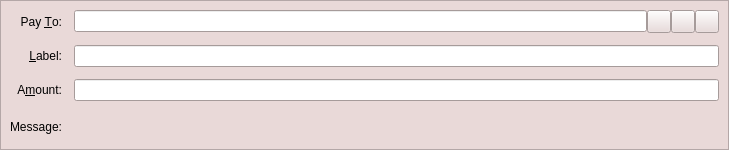
<?xml version="1.0" encoding="UTF-8"?>
<ui version="4.0">
 <class>SendCoinsEntry</class>
 <widget class="QStackedWidget" name="SendCoinsEntry">
  <property name="geometry">
   <rect>
    <x>0</x>
    <y>0</y>
    <width>729</width>
    <height>150</height>
   </rect>
  </property>
  <property name="palette">
   <palette>
    <active>
     <colorrole role="Button">
      <brush brushstyle="SolidPattern">
       <color alpha="255">
        <red>233</red>
        <green>217</green>
        <blue>216</blue>
       </color>
      </brush>
     </colorrole>
     <colorrole role="Base">
      <brush brushstyle="SolidPattern">
       <color alpha="255">
        <red>255</red>
        <green>255</green>
        <blue>255</blue>
       </color>
      </brush>
     </colorrole>
     <colorrole role="Window">
      <brush brushstyle="SolidPattern">
       <color alpha="255">
        <red>233</red>
        <green>217</green>
        <blue>216</blue>
       </color>
      </brush>
     </colorrole>
    </active>
    <inactive>
     <colorrole role="Button">
      <brush brushstyle="SolidPattern">
       <color alpha="255">
        <red>233</red>
        <green>217</green>
        <blue>216</blue>
       </color>
      </brush>
     </colorrole>
     <colorrole role="Base">
      <brush brushstyle="SolidPattern">
       <color alpha="255">
        <red>255</red>
        <green>255</green>
        <blue>255</blue>
       </color>
      </brush>
     </colorrole>
     <colorrole role="Window">
      <brush brushstyle="SolidPattern">
       <color alpha="255">
        <red>233</red>
        <green>217</green>
        <blue>216</blue>
       </color>
      </brush>
     </colorrole>
    </inactive>
    <disabled>
     <colorrole role="Button">
      <brush brushstyle="SolidPattern">
       <color alpha="255">
        <red>233</red>
        <green>217</green>
        <blue>216</blue>
       </color>
      </brush>
     </colorrole>
     <colorrole role="Base">
      <brush brushstyle="SolidPattern">
       <color alpha="255">
        <red>233</red>
        <green>217</green>
        <blue>216</blue>
       </color>
      </brush>
     </colorrole>
     <colorrole role="Window">
      <brush brushstyle="SolidPattern">
       <color alpha="255">
        <red>233</red>
        <green>217</green>
        <blue>216</blue>
       </color>
      </brush>
     </colorrole>
    </disabled>
   </palette>
  </property>
  <property name="focusPolicy">
   <enum>Qt::TabFocus</enum>
  </property>
  <property name="autoFillBackground">
   <bool>false</bool>
  </property>
  <widget class="QFrame" name="SendCoins">
   <property name="toolTip">
    <string>This is a normal payment.</string>
   </property>
   <property name="frameShape">
    <enum>QFrame::StyledPanel</enum>
   </property>
   <property name="frameShadow">
    <enum>QFrame::Sunken</enum>
   </property>
   <layout class="QGridLayout" name="gridLayout">
    <property name="spacing">
     <number>12</number>
    </property>
    <item row="0" column="0">
     <widget class="QLabel" name="payToLabel">
      <property name="text">
       <string>Pay &amp;To:</string>
      </property>
      <property name="alignment">
       <set>Qt::AlignRight|Qt::AlignTrailing|Qt::AlignVCenter</set>
      </property>
      <property name="buddy">
       <cstring>payTo</cstring>
      </property>
     </widget>
    </item>
    <item row="0" column="1">
     <layout class="QHBoxLayout" name="payToLayout">
      <property name="spacing">
       <number>0</number>
      </property>
      <item>
       <widget class="QValidatedLineEdit" name="payTo">
        <property name="toolTip">
         <string>The Megacoin address to send the payment to</string>
        </property>
       </widget>
      </item>
      <item>
       <widget class="QToolButton" name="addressBookButton">
        <property name="toolTip">
         <string>Choose previously used address</string>
        </property>
        <property name="text">
         <string/>
        </property>
        <property name="icon">
         <iconset resource="../bitcoin.qrc">
          <normaloff>:/icons/address-book</normaloff>:/icons/address-book</iconset>
        </property>
        <property name="shortcut">
         <string>Alt+A</string>
        </property>
       </widget>
      </item>
      <item>
       <widget class="QToolButton" name="pasteButton">
        <property name="toolTip">
         <string>Paste address from clipboard</string>
        </property>
        <property name="text">
         <string/>
        </property>
        <property name="icon">
         <iconset resource="../bitcoin.qrc">
          <normaloff>:/icons/editpaste</normaloff>:/icons/editpaste</iconset>
        </property>
        <property name="shortcut">
         <string>Alt+P</string>
        </property>
       </widget>
      </item>
      <item>
       <widget class="QToolButton" name="deleteButton">
        <property name="toolTip">
         <string>Remove this entry</string>
        </property>
        <property name="text">
         <string/>
        </property>
        <property name="icon">
         <iconset resource="../bitcoin.qrc">
          <normaloff>:/icons/remove</normaloff>:/icons/remove</iconset>
        </property>
       </widget>
      </item>
     </layout>
    </item>
    <item row="1" column="0">
     <widget class="QLabel" name="labellLabel">
      <property name="text">
       <string>&amp;Label:</string>
      </property>
      <property name="alignment">
       <set>Qt::AlignRight|Qt::AlignTrailing|Qt::AlignVCenter</set>
      </property>
      <property name="buddy">
       <cstring>addAsLabel</cstring>
      </property>
     </widget>
    </item>
    <item row="1" column="1">
     <widget class="QLineEdit" name="addAsLabel">
      <property name="toolTip">
       <string>Enter a label for this address to add it to the list of used addresses</string>
      </property>
     </widget>
    </item>
    <item row="2" column="0">
     <widget class="QLabel" name="amountLabel">
      <property name="text">
       <string>A&amp;mount:</string>
      </property>
      <property name="alignment">
       <set>Qt::AlignRight|Qt::AlignTrailing|Qt::AlignVCenter</set>
      </property>
      <property name="buddy">
       <cstring>payAmount</cstring>
      </property>
     </widget>
    </item>
    <item row="2" column="1">
     <widget class="BitcoinAmountField" name="payAmount"/>
    </item>
    <item row="3" column="0">
     <widget class="QLabel" name="messageLabel">
      <property name="text">
       <string>Message:</string>
      </property>
      <property name="alignment">
       <set>Qt::AlignRight|Qt::AlignTrailing|Qt::AlignVCenter</set>
      </property>
     </widget>
    </item>
    <item row="3" column="1">
     <widget class="QLabel" name="messageTextLabel">
      <property name="toolTip">
       <string>A message that was attached to the megacoin: URI which will be stored with the transaction for your reference. Note: This message will not be sent over the Megacoin network.</string>
      </property>
      <property name="textFormat">
       <enum>Qt::PlainText</enum>
      </property>
     </widget>
    </item>
   </layout>
  </widget>
  <widget class="QFrame" name="SendCoins_InsecurePaymentRequest">
   <property name="palette">
    <palette>
     <active>
      <colorrole role="WindowText">
       <brush brushstyle="SolidPattern">
        <color alpha="255">
         <red>0</red>
         <green>0</green>
         <blue>0</blue>
        </color>
       </brush>
      </colorrole>
      <colorrole role="Button">
       <brush brushstyle="SolidPattern">
        <color alpha="255">
         <red>255</red>
         <green>255</green>
         <blue>127</blue>
        </color>
       </brush>
      </colorrole>
      <colorrole role="Light">
       <brush brushstyle="SolidPattern">
        <color alpha="255">
         <red>255</red>
         <green>255</green>
         <blue>255</blue>
        </color>
       </brush>
      </colorrole>
      <colorrole role="Midlight">
       <brush brushstyle="SolidPattern">
        <color alpha="255">
         <red>255</red>
         <green>255</green>
         <blue>191</blue>
        </color>
       </brush>
      </colorrole>
      <colorrole role="Dark">
       <brush brushstyle="SolidPattern">
        <color alpha="255">
         <red>127</red>
         <green>127</green>
         <blue>63</blue>
        </color>
       </brush>
      </colorrole>
      <colorrole role="Mid">
       <brush brushstyle="SolidPattern">
        <color alpha="255">
         <red>170</red>
         <green>170</green>
         <blue>84</blue>
        </color>
       </brush>
      </colorrole>
      <colorrole role="Text">
       <brush brushstyle="SolidPattern">
        <color alpha="255">
         <red>0</red>
         <green>0</green>
         <blue>0</blue>
        </color>
       </brush>
      </colorrole>
      <colorrole role="BrightText">
       <brush brushstyle="SolidPattern">
        <color alpha="255">
         <red>255</red>
         <green>255</green>
         <blue>255</blue>
        </color>
       </brush>
      </colorrole>
      <colorrole role="ButtonText">
       <brush brushstyle="SolidPattern">
        <color alpha="255">
         <red>0</red>
         <green>0</green>
         <blue>0</blue>
        </color>
       </brush>
      </colorrole>
      <colorrole role="Base">
       <brush brushstyle="SolidPattern">
        <color alpha="255">
         <red>255</red>
         <green>255</green>
         <blue>255</blue>
        </color>
       </brush>
      </colorrole>
      <colorrole role="Window">
       <brush brushstyle="SolidPattern">
        <color alpha="255">
         <red>255</red>
         <green>255</green>
         <blue>127</blue>
        </color>
       </brush>
      </colorrole>
      <colorrole role="Shadow">
       <brush brushstyle="SolidPattern">
        <color alpha="255">
         <red>0</red>
         <green>0</green>
         <blue>0</blue>
        </color>
       </brush>
      </colorrole>
      <colorrole role="AlternateBase">
       <brush brushstyle="SolidPattern">
        <color alpha="255">
         <red>255</red>
         <green>255</green>
         <blue>191</blue>
        </color>
       </brush>
      </colorrole>
      <colorrole role="ToolTipBase">
       <brush brushstyle="SolidPattern">
        <color alpha="255">
         <red>255</red>
         <green>255</green>
         <blue>220</blue>
        </color>
       </brush>
      </colorrole>
      <colorrole role="ToolTipText">
       <brush brushstyle="SolidPattern">
        <color alpha="255">
         <red>0</red>
         <green>0</green>
         <blue>0</blue>
        </color>
       </brush>
      </colorrole>
     </active>
     <inactive>
      <colorrole role="WindowText">
       <brush brushstyle="SolidPattern">
        <color alpha="255">
         <red>0</red>
         <green>0</green>
         <blue>0</blue>
        </color>
       </brush>
      </colorrole>
      <colorrole role="Button">
       <brush brushstyle="SolidPattern">
        <color alpha="255">
         <red>255</red>
         <green>255</green>
         <blue>127</blue>
        </color>
       </brush>
      </colorrole>
      <colorrole role="Light">
       <brush brushstyle="SolidPattern">
        <color alpha="255">
         <red>255</red>
         <green>255</green>
         <blue>255</blue>
        </color>
       </brush>
      </colorrole>
      <colorrole role="Midlight">
       <brush brushstyle="SolidPattern">
        <color alpha="255">
         <red>255</red>
         <green>255</green>
         <blue>191</blue>
        </color>
       </brush>
      </colorrole>
      <colorrole role="Dark">
       <brush brushstyle="SolidPattern">
        <color alpha="255">
         <red>127</red>
         <green>127</green>
         <blue>63</blue>
        </color>
       </brush>
      </colorrole>
      <colorrole role="Mid">
       <brush brushstyle="SolidPattern">
        <color alpha="255">
         <red>170</red>
         <green>170</green>
         <blue>84</blue>
        </color>
       </brush>
      </colorrole>
      <colorrole role="Text">
       <brush brushstyle="SolidPattern">
        <color alpha="255">
         <red>0</red>
         <green>0</green>
         <blue>0</blue>
        </color>
       </brush>
      </colorrole>
      <colorrole role="BrightText">
       <brush brushstyle="SolidPattern">
        <color alpha="255">
         <red>255</red>
         <green>255</green>
         <blue>255</blue>
        </color>
       </brush>
      </colorrole>
      <colorrole role="ButtonText">
       <brush brushstyle="SolidPattern">
        <color alpha="255">
         <red>0</red>
         <green>0</green>
         <blue>0</blue>
        </color>
       </brush>
      </colorrole>
      <colorrole role="Base">
       <brush brushstyle="SolidPattern">
        <color alpha="255">
         <red>255</red>
         <green>255</green>
         <blue>255</blue>
        </color>
       </brush>
      </colorrole>
      <colorrole role="Window">
       <brush brushstyle="SolidPattern">
        <color alpha="255">
         <red>255</red>
         <green>255</green>
         <blue>127</blue>
        </color>
       </brush>
      </colorrole>
      <colorrole role="Shadow">
       <brush brushstyle="SolidPattern">
        <color alpha="255">
         <red>0</red>
         <green>0</green>
         <blue>0</blue>
        </color>
       </brush>
      </colorrole>
      <colorrole role="AlternateBase">
       <brush brushstyle="SolidPattern">
        <color alpha="255">
         <red>255</red>
         <green>255</green>
         <blue>191</blue>
        </color>
       </brush>
      </colorrole>
      <colorrole role="ToolTipBase">
       <brush brushstyle="SolidPattern">
        <color alpha="255">
         <red>255</red>
         <green>255</green>
         <blue>220</blue>
        </color>
       </brush>
      </colorrole>
      <colorrole role="ToolTipText">
       <brush brushstyle="SolidPattern">
        <color alpha="255">
         <red>0</red>
         <green>0</green>
         <blue>0</blue>
        </color>
       </brush>
      </colorrole>
     </inactive>
     <disabled>
      <colorrole role="WindowText">
       <brush brushstyle="SolidPattern">
        <color alpha="255">
         <red>127</red>
         <green>127</green>
         <blue>63</blue>
        </color>
       </brush>
      </colorrole>
      <colorrole role="Button">
       <brush brushstyle="SolidPattern">
        <color alpha="255">
         <red>255</red>
         <green>255</green>
         <blue>127</blue>
        </color>
       </brush>
      </colorrole>
      <colorrole role="Light">
       <brush brushstyle="SolidPattern">
        <color alpha="255">
         <red>255</red>
         <green>255</green>
         <blue>255</blue>
        </color>
       </brush>
      </colorrole>
      <colorrole role="Midlight">
       <brush brushstyle="SolidPattern">
        <color alpha="255">
         <red>255</red>
         <green>255</green>
         <blue>191</blue>
        </color>
       </brush>
      </colorrole>
      <colorrole role="Dark">
       <brush brushstyle="SolidPattern">
        <color alpha="255">
         <red>127</red>
         <green>127</green>
         <blue>63</blue>
        </color>
       </brush>
      </colorrole>
      <colorrole role="Mid">
       <brush brushstyle="SolidPattern">
        <color alpha="255">
         <red>170</red>
         <green>170</green>
         <blue>84</blue>
        </color>
       </brush>
      </colorrole>
      <colorrole role="Text">
       <brush brushstyle="SolidPattern">
        <color alpha="255">
         <red>127</red>
         <green>127</green>
         <blue>63</blue>
        </color>
       </brush>
      </colorrole>
      <colorrole role="BrightText">
       <brush brushstyle="SolidPattern">
        <color alpha="255">
         <red>255</red>
         <green>255</green>
         <blue>255</blue>
        </color>
       </brush>
      </colorrole>
      <colorrole role="ButtonText">
       <brush brushstyle="SolidPattern">
        <color alpha="255">
         <red>127</red>
         <green>127</green>
         <blue>63</blue>
        </color>
       </brush>
      </colorrole>
      <colorrole role="Base">
       <brush brushstyle="SolidPattern">
        <color alpha="255">
         <red>255</red>
         <green>255</green>
         <blue>127</blue>
        </color>
       </brush>
      </colorrole>
      <colorrole role="Window">
       <brush brushstyle="SolidPattern">
        <color alpha="255">
         <red>255</red>
         <green>255</green>
         <blue>127</blue>
        </color>
       </brush>
      </colorrole>
      <colorrole role="Shadow">
       <brush brushstyle="SolidPattern">
        <color alpha="255">
         <red>0</red>
         <green>0</green>
         <blue>0</blue>
        </color>
       </brush>
      </colorrole>
      <colorrole role="AlternateBase">
       <brush brushstyle="SolidPattern">
        <color alpha="255">
         <red>255</red>
         <green>255</green>
         <blue>127</blue>
        </color>
       </brush>
      </colorrole>
      <colorrole role="ToolTipBase">
       <brush brushstyle="SolidPattern">
        <color alpha="255">
         <red>255</red>
         <green>255</green>
         <blue>220</blue>
        </color>
       </brush>
      </colorrole>
      <colorrole role="ToolTipText">
       <brush brushstyle="SolidPattern">
        <color alpha="255">
         <red>0</red>
         <green>0</green>
         <blue>0</blue>
        </color>
       </brush>
      </colorrole>
     </disabled>
    </palette>
   </property>
   <property name="toolTip">
    <string>This is an unverified payment request.</string>
   </property>
   <property name="autoFillBackground">
    <bool>true</bool>
   </property>
   <property name="frameShape">
    <enum>QFrame::StyledPanel</enum>
   </property>
   <property name="frameShadow">
    <enum>QFrame::Sunken</enum>
   </property>
   <layout class="QGridLayout" name="gridLayout_is">
    <property name="spacing">
     <number>12</number>
    </property>
    <item row="0" column="0">
     <widget class="QLabel" name="payToLabel_is">
      <property name="text">
       <string>Pay To:</string>
      </property>
      <property name="alignment">
       <set>Qt::AlignRight|Qt::AlignTrailing|Qt::AlignVCenter</set>
      </property>
     </widget>
    </item>
    <item row="0" column="1">
     <layout class="QHBoxLayout" name="payToLayout_is">
      <property name="spacing">
       <number>0</number>
      </property>
      <item>
       <widget class="QLabel" name="payTo_is"/>
      </item>
      <item>
       <widget class="QToolButton" name="deleteButton_is">
        <property name="toolTip">
         <string>Remove this entry</string>
        </property>
        <property name="text">
         <string/>
        </property>
        <property name="icon">
         <iconset resource="../bitcoin.qrc">
          <normaloff>:/icons/remove</normaloff>:/icons/remove</iconset>
        </property>
       </widget>
      </item>
     </layout>
    </item>
    <item row="1" column="0">
     <widget class="QLabel" name="memoLabel_is">
      <property name="text">
       <string>Memo:</string>
      </property>
      <property name="alignment">
       <set>Qt::AlignRight|Qt::AlignTrailing|Qt::AlignVCenter</set>
      </property>
     </widget>
    </item>
    <item row="1" column="1">
     <widget class="QLabel" name="memoTextLabel_is">
      <property name="textFormat">
       <enum>Qt::PlainText</enum>
      </property>
     </widget>
    </item>
    <item row="2" column="0">
     <widget class="QLabel" name="amountLabel_is">
      <property name="text">
       <string>A&amp;mount:</string>
      </property>
      <property name="alignment">
       <set>Qt::AlignRight|Qt::AlignTrailing|Qt::AlignVCenter</set>
      </property>
      <property name="buddy">
       <cstring>payAmount_is</cstring>
      </property>
     </widget>
    </item>
    <item row="2" column="1">
     <widget class="BitcoinAmountField" name="payAmount_is">
      <property name="acceptDrops">
       <bool>false</bool>
      </property>
     </widget>
    </item>
   </layout>
  </widget>
  <widget class="QFrame" name="SendCoins_SecurePaymentRequest">
   <property name="palette">
    <palette>
     <active>
      <colorrole role="WindowText">
       <brush brushstyle="SolidPattern">
        <color alpha="255">
         <red>0</red>
         <green>0</green>
         <blue>0</blue>
        </color>
       </brush>
      </colorrole>
      <colorrole role="Button">
       <brush brushstyle="SolidPattern">
        <color alpha="255">
         <red>140</red>
         <green>232</green>
         <blue>119</blue>
        </color>
       </brush>
      </colorrole>
      <colorrole role="Light">
       <brush brushstyle="SolidPattern">
        <color alpha="255">
         <red>230</red>
         <green>255</green>
         <blue>224</blue>
        </color>
       </brush>
      </colorrole>
      <colorrole role="Midlight">
       <brush brushstyle="SolidPattern">
        <color alpha="255">
         <red>185</red>
         <green>243</green>
         <blue>171</blue>
        </color>
       </brush>
      </colorrole>
      <colorrole role="Dark">
       <brush brushstyle="SolidPattern">
        <color alpha="255">
         <red>70</red>
         <green>116</green>
         <blue>59</blue>
        </color>
       </brush>
      </colorrole>
      <colorrole role="Mid">
       <brush brushstyle="SolidPattern">
        <color alpha="255">
         <red>93</red>
         <green>155</green>
         <blue>79</blue>
        </color>
       </brush>
      </colorrole>
      <colorrole role="Text">
       <brush brushstyle="SolidPattern">
        <color alpha="255">
         <red>0</red>
         <green>0</green>
         <blue>0</blue>
        </color>
       </brush>
      </colorrole>
      <colorrole role="BrightText">
       <brush brushstyle="SolidPattern">
        <color alpha="255">
         <red>155</red>
         <green>255</green>
         <blue>147</blue>
        </color>
       </brush>
      </colorrole>
      <colorrole role="ButtonText">
       <brush brushstyle="SolidPattern">
        <color alpha="255">
         <red>0</red>
         <green>0</green>
         <blue>0</blue>
        </color>
       </brush>
      </colorrole>
      <colorrole role="Base">
       <brush brushstyle="SolidPattern">
        <color alpha="255">
         <red>119</red>
         <green>255</green>
         <blue>233</blue>
        </color>
       </brush>
      </colorrole>
      <colorrole role="Window">
       <brush brushstyle="SolidPattern">
        <color alpha="255">
         <red>140</red>
         <green>232</green>
         <blue>119</blue>
        </color>
       </brush>
      </colorrole>
      <colorrole role="Shadow">
       <brush brushstyle="SolidPattern">
        <color alpha="255">
         <red>0</red>
         <green>0</green>
         <blue>0</blue>
        </color>
       </brush>
      </colorrole>
      <colorrole role="AlternateBase">
       <brush brushstyle="SolidPattern">
        <color alpha="255">
         <red>197</red>
         <green>243</green>
         <blue>187</blue>
        </color>
       </brush>
      </colorrole>
      <colorrole role="NoRole">
       <brush brushstyle="SolidPattern">
        <color alpha="255">
         <red>125</red>
         <green>194</green>
         <blue>122</blue>
        </color>
       </brush>
      </colorrole>
      <colorrole role="ToolTipBase">
       <brush brushstyle="SolidPattern">
        <color alpha="255">
         <red>255</red>
         <green>255</green>
         <blue>220</blue>
        </color>
       </brush>
      </colorrole>
      <colorrole role="ToolTipText">
       <brush brushstyle="SolidPattern">
        <color alpha="255">
         <red>0</red>
         <green>0</green>
         <blue>0</blue>
        </color>
       </brush>
      </colorrole>
     </active>
     <inactive>
      <colorrole role="WindowText">
       <brush brushstyle="SolidPattern">
        <color alpha="255">
         <red>0</red>
         <green>0</green>
         <blue>0</blue>
        </color>
       </brush>
      </colorrole>
      <colorrole role="Button">
       <brush brushstyle="SolidPattern">
        <color alpha="255">
         <red>140</red>
         <green>232</green>
         <blue>119</blue>
        </color>
       </brush>
      </colorrole>
      <colorrole role="Light">
       <brush brushstyle="SolidPattern">
        <color alpha="255">
         <red>230</red>
         <green>255</green>
         <blue>224</blue>
        </color>
       </brush>
      </colorrole>
      <colorrole role="Midlight">
       <brush brushstyle="SolidPattern">
        <color alpha="255">
         <red>185</red>
         <green>243</green>
         <blue>171</blue>
        </color>
       </brush>
      </colorrole>
      <colorrole role="Dark">
       <brush brushstyle="SolidPattern">
        <color alpha="255">
         <red>70</red>
         <green>116</green>
         <blue>59</blue>
        </color>
       </brush>
      </colorrole>
      <colorrole role="Mid">
       <brush brushstyle="SolidPattern">
        <color alpha="255">
         <red>93</red>
         <green>155</green>
         <blue>79</blue>
        </color>
       </brush>
      </colorrole>
      <colorrole role="Text">
       <brush brushstyle="SolidPattern">
        <color alpha="255">
         <red>0</red>
         <green>0</green>
         <blue>0</blue>
        </color>
       </brush>
      </colorrole>
      <colorrole role="BrightText">
       <brush brushstyle="SolidPattern">
        <color alpha="255">
         <red>155</red>
         <green>255</green>
         <blue>147</blue>
        </color>
       </brush>
      </colorrole>
      <colorrole role="ButtonText">
       <brush brushstyle="SolidPattern">
        <color alpha="255">
         <red>0</red>
         <green>0</green>
         <blue>0</blue>
        </color>
       </brush>
      </colorrole>
      <colorrole role="Base">
       <brush brushstyle="SolidPattern">
        <color alpha="255">
         <red>119</red>
         <green>255</green>
         <blue>233</blue>
        </color>
       </brush>
      </colorrole>
      <colorrole role="Window">
       <brush brushstyle="SolidPattern">
        <color alpha="255">
         <red>140</red>
         <green>232</green>
         <blue>119</blue>
        </color>
       </brush>
      </colorrole>
      <colorrole role="Shadow">
       <brush brushstyle="SolidPattern">
        <color alpha="255">
         <red>0</red>
         <green>0</green>
         <blue>0</blue>
        </color>
       </brush>
      </colorrole>
      <colorrole role="AlternateBase">
       <brush brushstyle="SolidPattern">
        <color alpha="255">
         <red>197</red>
         <green>243</green>
         <blue>187</blue>
        </color>
       </brush>
      </colorrole>
      <colorrole role="NoRole">
       <brush brushstyle="SolidPattern">
        <color alpha="255">
         <red>125</red>
         <green>194</green>
         <blue>122</blue>
        </color>
       </brush>
      </colorrole>
      <colorrole role="ToolTipBase">
       <brush brushstyle="SolidPattern">
        <color alpha="255">
         <red>255</red>
         <green>255</green>
         <blue>220</blue>
        </color>
       </brush>
      </colorrole>
      <colorrole role="ToolTipText">
       <brush brushstyle="SolidPattern">
        <color alpha="255">
         <red>0</red>
         <green>0</green>
         <blue>0</blue>
        </color>
       </brush>
      </colorrole>
     </inactive>
     <disabled>
      <colorrole role="WindowText">
       <brush brushstyle="SolidPattern">
        <color alpha="255">
         <red>70</red>
         <green>116</green>
         <blue>59</blue>
        </color>
       </brush>
      </colorrole>
      <colorrole role="Button">
       <brush brushstyle="SolidPattern">
        <color alpha="255">
         <red>140</red>
         <green>232</green>
         <blue>119</blue>
        </color>
       </brush>
      </colorrole>
      <colorrole role="Light">
       <brush brushstyle="SolidPattern">
        <color alpha="255">
         <red>230</red>
         <green>255</green>
         <blue>224</blue>
        </color>
       </brush>
      </colorrole>
      <colorrole role="Midlight">
       <brush brushstyle="SolidPattern">
        <color alpha="255">
         <red>185</red>
         <green>243</green>
         <blue>171</blue>
        </color>
       </brush>
      </colorrole>
      <colorrole role="Dark">
       <brush brushstyle="SolidPattern">
        <color alpha="255">
         <red>70</red>
         <green>116</green>
         <blue>59</blue>
        </color>
       </brush>
      </colorrole>
      <colorrole role="Mid">
       <brush brushstyle="SolidPattern">
        <color alpha="255">
         <red>93</red>
         <green>155</green>
         <blue>79</blue>
        </color>
       </brush>
      </colorrole>
      <colorrole role="Text">
       <brush brushstyle="SolidPattern">
        <color alpha="255">
         <red>70</red>
         <green>116</green>
         <blue>59</blue>
        </color>
       </brush>
      </colorrole>
      <colorrole role="BrightText">
       <brush brushstyle="SolidPattern">
        <color alpha="255">
         <red>155</red>
         <green>255</green>
         <blue>147</blue>
        </color>
       </brush>
      </colorrole>
      <colorrole role="ButtonText">
       <brush brushstyle="SolidPattern">
        <color alpha="255">
         <red>70</red>
         <green>116</green>
         <blue>59</blue>
        </color>
       </brush>
      </colorrole>
      <colorrole role="Base">
       <brush brushstyle="SolidPattern">
        <color alpha="255">
         <red>140</red>
         <green>232</green>
         <blue>119</blue>
        </color>
       </brush>
      </colorrole>
      <colorrole role="Window">
       <brush brushstyle="SolidPattern">
        <color alpha="255">
         <red>140</red>
         <green>232</green>
         <blue>119</blue>
        </color>
       </brush>
      </colorrole>
      <colorrole role="Shadow">
       <brush brushstyle="SolidPattern">
        <color alpha="255">
         <red>0</red>
         <green>0</green>
         <blue>0</blue>
        </color>
       </brush>
      </colorrole>
      <colorrole role="AlternateBase">
       <brush brushstyle="SolidPattern">
        <color alpha="255">
         <red>140</red>
         <green>232</green>
         <blue>119</blue>
        </color>
       </brush>
      </colorrole>
      <colorrole role="NoRole">
       <brush brushstyle="SolidPattern">
        <color alpha="255">
         <red>125</red>
         <green>194</green>
         <blue>122</blue>
        </color>
       </brush>
      </colorrole>
      <colorrole role="ToolTipBase">
       <brush brushstyle="SolidPattern">
        <color alpha="255">
         <red>255</red>
         <green>255</green>
         <blue>220</blue>
        </color>
       </brush>
      </colorrole>
      <colorrole role="ToolTipText">
       <brush brushstyle="SolidPattern">
        <color alpha="255">
         <red>0</red>
         <green>0</green>
         <blue>0</blue>
        </color>
       </brush>
      </colorrole>
     </disabled>
    </palette>
   </property>
   <property name="toolTip">
    <string>This is a verified payment request.</string>
   </property>
   <property name="autoFillBackground">
    <bool>true</bool>
   </property>
   <property name="frameShape">
    <enum>QFrame::StyledPanel</enum>
   </property>
   <property name="frameShadow">
    <enum>QFrame::Sunken</enum>
   </property>
   <layout class="QGridLayout" name="gridLayout_s">
    <property name="spacing">
     <number>12</number>
    </property>
    <item row="0" column="0">
     <widget class="QLabel" name="payToLabel_s">
      <property name="text">
       <string>Pay To:</string>
      </property>
      <property name="alignment">
       <set>Qt::AlignRight|Qt::AlignTrailing|Qt::AlignVCenter</set>
      </property>
     </widget>
    </item>
    <item row="0" column="1">
     <layout class="QHBoxLayout" name="payToLayout_s">
      <property name="spacing">
       <number>0</number>
      </property>
      <item>
       <widget class="QLabel" name="payTo_s">
        <property name="textFormat">
         <enum>Qt::PlainText</enum>
        </property>
       </widget>
      </item>
      <item>
       <widget class="QToolButton" name="deleteButton_s">
        <property name="toolTip">
         <string>Remove this entry</string>
        </property>
        <property name="text">
         <string/>
        </property>
        <property name="icon">
         <iconset resource="../bitcoin.qrc">
          <normaloff>:/icons/remove</normaloff>:/icons/remove</iconset>
        </property>
       </widget>
      </item>
     </layout>
    </item>
    <item row="1" column="0">
     <widget class="QLabel" name="memoLabel_s">
      <property name="text">
       <string>Memo:</string>
      </property>
      <property name="alignment">
       <set>Qt::AlignRight|Qt::AlignTrailing|Qt::AlignVCenter</set>
      </property>
     </widget>
    </item>
    <item row="1" column="1">
     <widget class="QLabel" name="memoTextLabel_s">
      <property name="textFormat">
       <enum>Qt::PlainText</enum>
      </property>
     </widget>
    </item>
    <item row="2" column="0">
     <widget class="QLabel" name="amountLabel_s">
      <property name="text">
       <string>A&amp;mount:</string>
      </property>
      <property name="alignment">
       <set>Qt::AlignRight|Qt::AlignTrailing|Qt::AlignVCenter</set>
      </property>
      <property name="buddy">
       <cstring>payAmount_s</cstring>
      </property>
     </widget>
    </item>
    <item row="2" column="1">
     <widget class="BitcoinAmountField" name="payAmount_s">
      <property name="acceptDrops">
       <bool>false</bool>
      </property>
     </widget>
    </item>
   </layout>
  </widget>
 </widget>
 <customwidgets>
  <customwidget>
   <class>QValidatedLineEdit</class>
   <extends>QLineEdit</extends>
   <header>qvalidatedlineedit.h</header>
  </customwidget>
  <customwidget>
   <class>BitcoinAmountField</class>
   <extends>QLineEdit</extends>
   <header>bitcoinamountfield.h</header>
   <container>1</container>
  </customwidget>
 </customwidgets>
 <tabstops>
  <tabstop>payTo</tabstop>
  <tabstop>addressBookButton</tabstop>
  <tabstop>pasteButton</tabstop>
  <tabstop>deleteButton</tabstop>
  <tabstop>addAsLabel</tabstop>
  <tabstop>payAmount</tabstop>
  <tabstop>payAmount_is</tabstop>
  <tabstop>deleteButton_is</tabstop>
  <tabstop>payAmount_s</tabstop>
  <tabstop>deleteButton_s</tabstop>
 </tabstops>
 <resources>
  <include location="../bitcoin.qrc"/>
 </resources>
 <connections/>
</ui>
